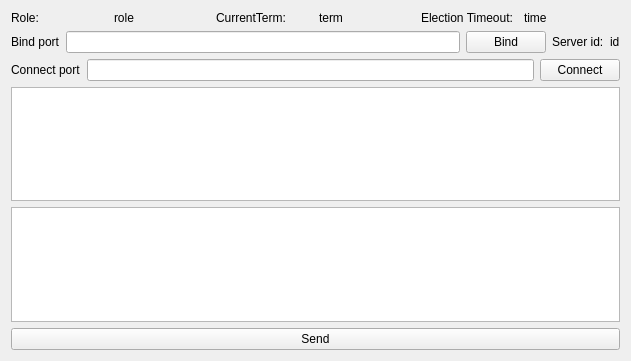
<?xml version="1.0" encoding="UTF-8"?>
<ui version="4.0">
 <class>Form</class>
 <widget class="QWidget" name="Form">
  <property name="geometry">
   <rect>
    <x>0</x>
    <y>0</y>
    <width>631</width>
    <height>361</height>
   </rect>
  </property>
  <property name="windowTitle">
   <string>Form</string>
  </property>
  <layout class="QVBoxLayout" name="verticalLayout_2">
   <item>
    <layout class="QVBoxLayout" name="verticalLayout">
     <item>
      <layout class="QHBoxLayout" name="horizontalLayout_3">
       <item>
        <widget class="QLabel" name="label_5">
         <property name="text">
          <string>Role:</string>
         </property>
        </widget>
       </item>
       <item>
        <widget class="QLabel" name="label_role">
         <property name="text">
          <string>role</string>
         </property>
        </widget>
       </item>
       <item>
        <widget class="QLabel" name="label_4">
         <property name="text">
          <string>CurrentTerm:</string>
         </property>
        </widget>
       </item>
       <item>
        <widget class="QLabel" name="label_term">
         <property name="text">
          <string>term</string>
         </property>
        </widget>
       </item>
       <item>
        <widget class="QLabel" name="label_7">
         <property name="text">
          <string>Election Timeout:</string>
         </property>
        </widget>
       </item>
       <item>
        <widget class="QLabel" name="label_electionTimeout">
         <property name="text">
          <string>time</string>
         </property>
        </widget>
       </item>
      </layout>
     </item>
     <item>
      <layout class="QHBoxLayout" name="horizontalLayout">
       <item>
        <widget class="QLabel" name="label">
         <property name="text">
          <string>Bind port</string>
         </property>
        </widget>
       </item>
       <item>
        <widget class="QLineEdit" name="lineEdit_bind"/>
       </item>
       <item>
        <widget class="QPushButton" name="pushButton_bind">
         <property name="text">
          <string>Bind</string>
         </property>
        </widget>
       </item>
       <item>
        <widget class="QLabel" name="label_3">
         <property name="text">
          <string>Server id:</string>
         </property>
        </widget>
       </item>
       <item>
        <widget class="QLabel" name="label_id">
         <property name="text">
          <string>id</string>
         </property>
        </widget>
       </item>
      </layout>
     </item>
     <item>
      <layout class="QHBoxLayout" name="horizontalLayout_2">
       <item>
        <widget class="QLabel" name="label_2">
         <property name="text">
          <string>Connect port</string>
         </property>
        </widget>
       </item>
       <item>
        <widget class="QLineEdit" name="lineEdit_connect"/>
       </item>
       <item>
        <widget class="QPushButton" name="pushButton_connect">
         <property name="text">
          <string>Connect</string>
         </property>
        </widget>
       </item>
      </layout>
     </item>
    </layout>
   </item>
   <item>
    <widget class="QTableWidget" name="tableWidget"/>
   </item>
   <item>
    <widget class="QTextEdit" name="textEdit"/>
   </item>
   <item>
    <widget class="QPushButton" name="pushButton_send">
     <property name="text">
      <string>Send</string>
     </property>
    </widget>
   </item>
  </layout>
 </widget>
 <resources/>
 <connections/>
</ui>
